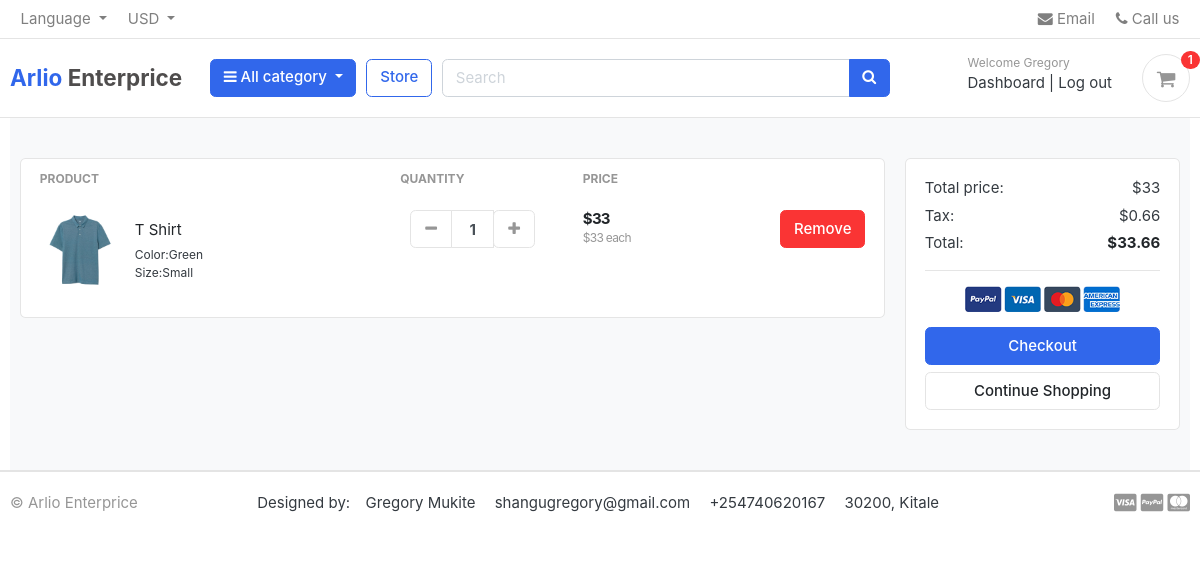
Before: /cart/ (signed in) with the older database file.
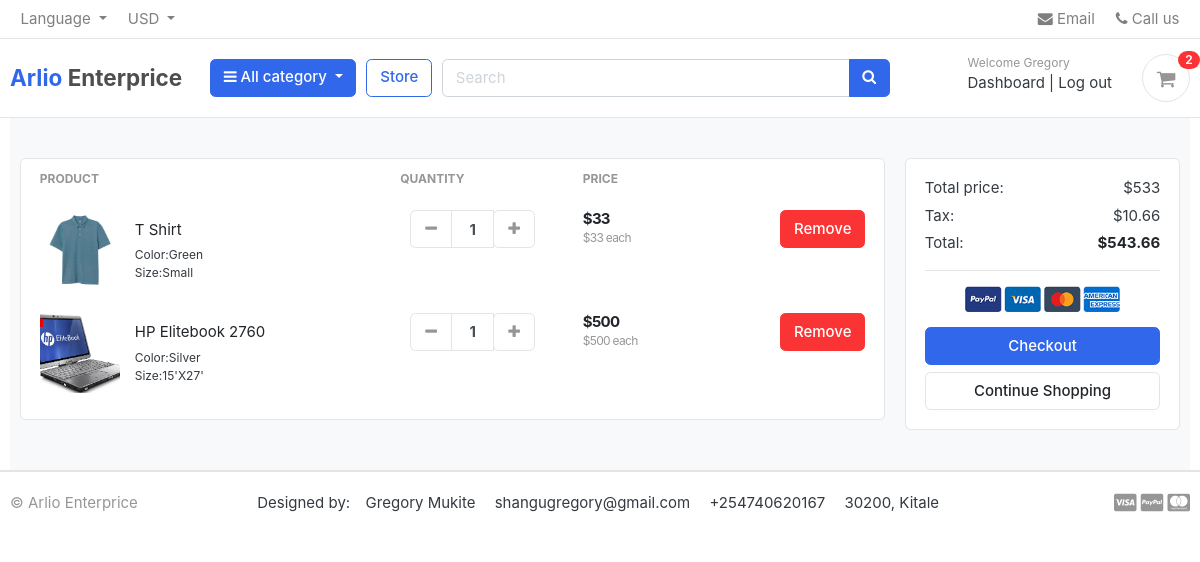
After: the same page with the newer database file.
### carts/models.py (models this page shows, shortened)
class CartItem(models.Model):
    user = models.ForeignKey(Account, on_delete = models.CASCADE, null = True)
    product = models.ForeignKey(Product, on_delete = models.CASCADE)
    variation = models.ManyToManyField(Variation, blank=True)
    cart = models.ForeignKey(Cart, on_delete =  models.CASCADE, null = True)
    quantity=models.IntegerField()
    is_active = models.BooleanField(default = True)
    def sub_total(self):
        return self.product.price * self.quantity

### store/models.py (models this page shows, shortened)
class Product(models.Model):
    product_name = models.CharField(max_length = 233, unique=True)
    slug=models.SlugField(max_length = 233, unique=True)
    description = models.TextField(max_length = 500, blank=True)
    price = models.IntegerField()
    images = models.ImageField(upload_to='photos/product')
    stock = models.IntegerField()
    category=models.ForeignKey(Category, on_delete=models.CASCADE)
    created_date= models.DateTimeField(auto_now_add = True)
    modified_date= models.DateTimeField(auto_now = True)
    is_available = models.BooleanField()

class Variation(models.Model):
    product = models.ForeignKey(Product, on_delete=models.CASCADE)
    variation_cartegory=models.CharField(max_length = 100, choices = variation_cartegory_choice)
    variation_value= models.CharField(max_length=200)
    is_active=models.BooleanField(default = True)
    created_at=models.DateField(auto_now = True)
    objects = variationmanager()

### carts/views.py (the view)
# urls.py: path("", views.Cart, name= 'cart'),
def Cart(request, total = 0, quantity = 0, cart_items = None):
    try:
        grant_total =0
        tax =0
        if request.user.is_authenticated:
            cart_items = CartItem.objects.filter(user = request.user, is_active = True)
        else:
            cart = MyCart.objects.get(cart_id = _cart_id(request))
            cart_items = CartItem.objects.filter(cart = cart, is_active = True)
        for cart_item in cart_items:
            total += (cart_item.product.price *cart_item.quantity)
            quantity +=cart_item.quantity
        tax = (2*total/100)
        grant_total = total +tax
    except ObjectDoesNotExist:
        pass
    context ={
        'total':total,
        'quantity':quantity,
        'cart_items':cart_items,
        'grant_total':grant_total,
        'tax':tax
    }
    return render(request, 'cart/cart.html', context)

### carts/context_processor.py (called while the page is built)
def counter(request):
    cart_count = 0
    if 'admin' in request.path:
        return {}
    else:
        try:
            cart = Cart.objects.filter(cart_id = _cart_id(request))
            if request.user.is_authenticated:
                cart_items = CartItem.objects.all().filter(user = request.user)
            else:
                cart_items = CartItem.objects.all().filter(cart = cart[:1])
            for cart_item in cart_items:
                cart_count = cart_count + cart_item.quantity
        except ObjectDoesNotExist:
            cart_item = 0
    return dict(cart_count=cart_count)

### carts/views.py (called while the page is built)
def _cart_id(request):
    cart = request.session.session_key
    if not cart:
        cart = request.session.create()
    return cart

### category/context_processors.py (called while the page is built)
def menu_links(request):
    links = Category.objects.all()
    return dict(links=links)

### category/models.py (called while the page is built)
    def geturl(self):
        return reverse('products_by_category', args =  [self.slug])

### estore/templates/cart/cart.html (shortened to what this page needs)
{% extends 'home/base.html' %}
{% load static %}
{% block content %}
<section class="section-content padding-y bg">
	<div class="container">
		{% if not cart_items %}
		<h3 class=" text-center">Your shopping Cart is Empty</h3>
		<div class="text-center">
			<a class="btn btn-primary" href="{%url 'store'%}">Continue Shopping</a>
		</div>
		{%else%}
		<div class="row">
			<aside class="col-lg-9">
				<div class="card">
					<table class="table table-borderless table-shopping-cart">
						<thead class="text-muted">
							<tr class="small text-uppercase">
								<th scope="col">Product</th>
								<th scope="col" width="120">Quantity</th>
								<th scope="col" width="120">Price</th>
								<th scope="col" class="text-right" width="200"> </th>
							</tr>
						</thead>
						<tbody>
							{% for cart_item in cart_items %}
							<tr>
								<td>
									<figure class="itemside align-items-center">
										<div class="aside"><img src="{{cart_item.product.images.url}}" class="img-sm">
										</div>
										<figcaption class="info">
											<a href="products.get_url"
												class="title text-dark">{{cart_item.product.product_name}}</a>
											<p class="muted-text small">
												{% if cart_item.variation.all%}
												{% for item in cart_item.variation.all %}
												{{item.variation_cartegory | capfirst}}:{{item.variation_value |capfirst}} <br>
												{%endfor%}
												{%endif%}
											</p>
										</figcaption>
									</figure>
								</td>
								<td>
									<div class="col">
										<div class="input-group input-spinner">
											<div class="input-group-prepend">
												<a href="{%url 'remove_cart' cart_item.product.id cart_item.id%}"
													class="btn btn-light" type="button" id="button-minus"> <i
														class="fa fa-minus"></i> </a>
											</div>
											<input type="text" class="form-control" value="{{cart_item.quantity}}">
											<div class="input-group-append">
												<form action="{% url 'add_cart' cart_item.product.id %}" method="POST">
													<button class="btn btn-light" type="submit" id="button-plus"> <i
															class="fa fa-plus"></i> </button>
												</form>
											</div>
										</div>
									</div>
								</td>
								<td>
									<div class="price-wrap">
										<var class="price">${{cart_item.sub_total}}</var>
										<small class="text-muted"> ${{cart_item.product.price}} each </small>
									</div>
								</td>
								<td class="text-right">
									<a href="{%url 'remove_cart_item' cart_item.product.id cart_item.id%}" onclick="return confirm('Are You Sure you want to delete this item')" class="btn btn-danger">
										Remove</a>
								</td>
							</tr>
							{%endfor%}
						</tbody>
					</table>
				</div>
			</aside>
			<aside class="col-lg-3">
				<div class="card">
					<div class="card-body">
						<dl class="dlist-align">
							<dt>Total price:</dt>
							<dd class="text-right">${{total}}</dd>
						</dl>
						<dl class="dlist-align">
							<dt>Tax:</dt>
							<dd class="text-right"> ${{tax}}</dd>
						</dl>
						<dl class="dlist-align">
							<dt>Total:</dt>
							<dd class="text-right text-dark b"><strong>${{grant_total}}</strong></dd>
						</dl>
						<hr>
						<p class="text-center mb-3">
							<img src="{%static 'images/misc/payments.png'%}" height="26">
						</p>
						<a href="{% url 'checkout' %}" class="btn btn-primary btn-block"> Checkout </a>
						<a href="{%url 'store'%}" class="btn btn-light btn-block">Continue Shopping</a>
					</div>
				</div>
			</aside>
		</div>
		{% endif %}
	</div>
</section>
{% endblock content %}

### estore/templates/home/base.html (shortened to what the changed rows need)
{% load static %}
<!DOCTYPE HTML>
<html lang="en">
<head>
<link href="{% static 'css/bootstrap.css'%}" rel="stylesheet" type="text/css"/>
<link href="{%static 'fonts/fontawesome/css/all.min.css'%}" type="text/css" rel="stylesheet">
<link href="{%static 'css/ui.css'%}" rel="stylesheet" type="text/css"/>
<link href="{%static 'css/custom.css'%}" rel="stylesheet" type="text/css"/>
<link href="{% static 'css/responsive.css'%}" rel="stylesheet" media="only screen and (max-width: 1200px)" />
<link rel="stylesheet" href="https://cdnjs.cloudflare.com/ajax/libs/font-awesome/4.7.0/css/font-awesome.min.css">
</head>
<body>
    <header class="section-header">
        <section class="header-main border-bottom">
            <div class="container">
        <div class="row align-items-center">
            <div class="col-lg-3 col-sm-6 col-8 order-2 order-lg-3">
                        <div class="d-flex justify-content-end mb-3 mb-lg-0">
                            <a href="{% url 'cart' %}" class="widget-header pl-3 ml-3">
                                <div class="icon icon-sm rounded-circle border"><i class="fa fa-shopping-cart"></i></div>
                                <span class="badge badge-pill badge-danger notify">{{cart_count}}</span>
                            </a>
                        </div>
                    </div>
        </div>
            </div>
        </section>
        </header>
        <div class="container">
            {%block content%}
            {% endblock content %}
        </div>
</body>
</html>

Changed rows visible on the page:
added CartItem: product.images (picture), product.product_name "HP Elitebook 2760", quantity "1", sub_total "500", product.price "500"
now on this page (row unchanged): Variation: variation_cartegory "Color", variation_value "Silver", shown under "HP Elitebook 2760"
now on this page (row unchanged): Variation: variation_cartegory "Size", variation_value "15'X27'", shown under "HP Elitebook 2760"
Other visible differences:
{{ cart_count }}: "1" → "2"
{{ total }}: "33" → "533"
{{ tax }}: "0.66" → "10.66"
{{ grant_total }}: "33.66" → "543.66"
